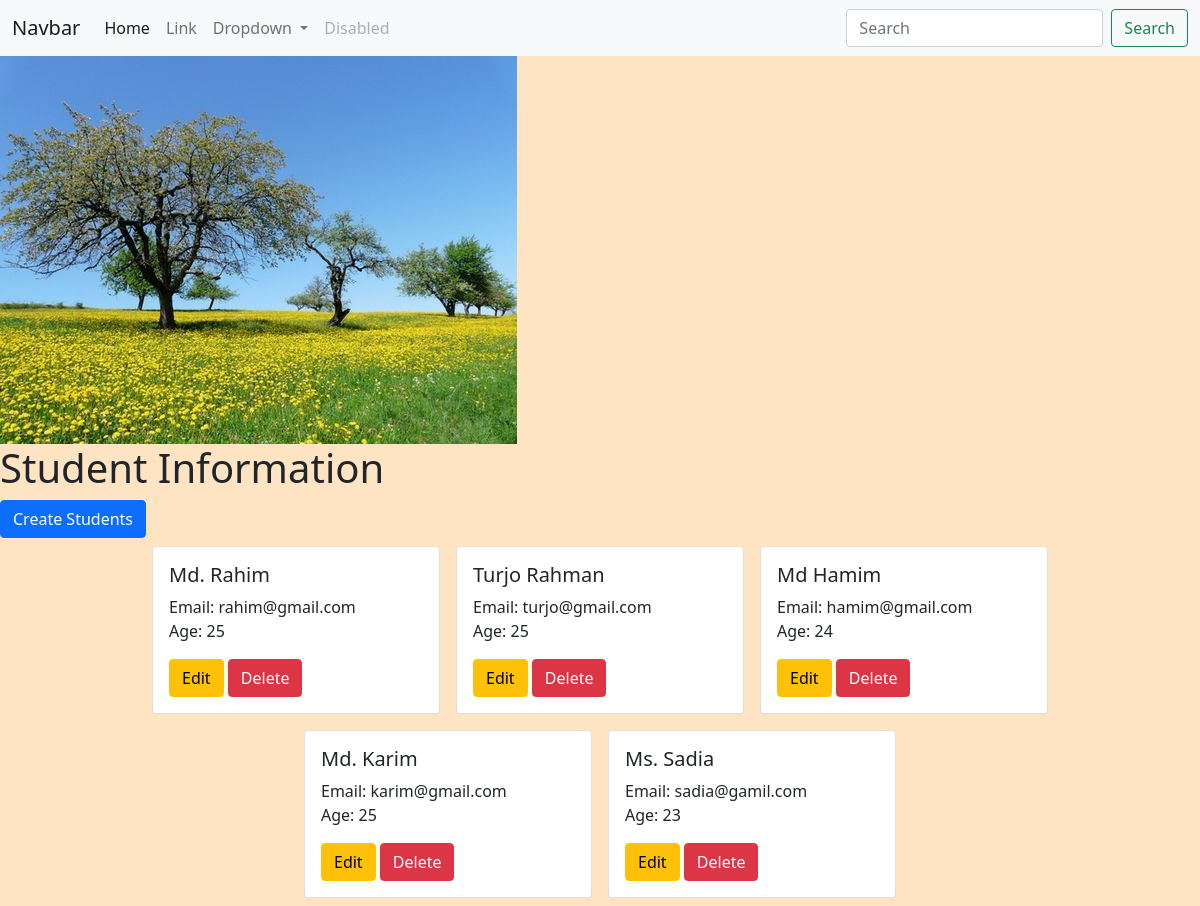
Screenshot of /view/ with the database file from the repository.
### student/models.py (models this page shows)
class Student(models.Model):
    name = models.CharField(max_length=150)
    email = models.EmailField()
    age = models.IntegerField()
    photo = models.ImageField(upload_to='media/',null=True,blank=True,default=None)
    course = models.ManyToManyField(Course,null=True,blank=True,default=None)#many to many relationship
    department = models.ForeignKey(Department,on_delete=models.CASCADE,null=True,blank=True,default=None)
    def __str__(self):
        return self.name

### student/views.py (the view)
# urls.py: path('view/', views.list_students,name='list_students'),
def list_students(request):
    students = models.Student.objects.all();
    ag_st = models.Student.objects.aggregate(total=Min('id'))
    print(ag_st)
    st_an = models.Student.objects.annotate(st_cnt = Max('id'))
    for i in st_an:
        print(i.name,i.department,i.st_cnt)
    print(st_an)
    return render(request,'student_list.html',{'students':students})

### student/models.py (called while the page is built)
    def __str__(self):
        return self.name

### student/templates/student_list.html (shortened to what this page needs)
{% extends 'base.html' %}
{% block content %}
 <h1>Student Information</h1>
    <a href="{% url 'create_students' %}" class="btn btn-primary">Create Students</a>
    <div class="d-flex flex-wrap justify-content-center">
        {% for student in students %}
            <div class="card m-2" style="width: 18rem;">
                    <div class="card-body">
                        <h5 class="card-title">{{student.name}}</h5>
                        <p class="card-text">Email: {{student.email}} <br> Age: {{student.age}}</p>
                        <a href="{% url 'update_student' id=student.id %}" class="btn btn-warning">Edit</a>
                        <a href="{% url 'delete_student' id=student.id %}" class="btn btn-danger">Delete</a>
                    </div>
             </div>
        {%endfor%}
    </div>
{% endblock %}

### templates/base.html (shortened to what this page needs)
{% load static %}
<!doctype html>
<html lang="en">
<head>
    <link href="https://cdn.jsdelivr.net/npm/bootstrap@5.0.2/dist/css/bootstrap.min.css" rel="stylesheet"
>
    <link rel="stylesheet" href="{% static 'css/style.css' %}">
</head>
<body>
    <nav class="navbar navbar-expand-lg navbar-light bg-light">
        <div class="container-fluid">
            <a class="navbar-brand" href="#">Navbar</a>
            <div class="collapse navbar-collapse" id="navbarSupportedContent">
                <ul class="navbar-nav me-auto mb-2 mb-lg-0">
                    <li class="nav-item">
                        <a class="nav-link active" aria-current="page" href="#">Home</a>
                    </li>
                    <li class="nav-item">
                        <a class="nav-link" href="#">Link</a>
                    </li>
                    <li class="nav-item dropdown">
                        <a class="nav-link dropdown-toggle" href="#" id="navbarDropdown" role="button"
                            data-bs-toggle="dropdown" aria-expanded="false">
                            Dropdown
                        </a>
                    </li>
                    <li class="nav-item">
                        <a class="nav-link disabled" href="#" tabindex="-1" aria-disabled="true">Disabled</a>
                    </li>
                </ul>
                <form class="d-flex">
                    <input class="form-control me-2" type="search" placeholder="Search" aria-label="Search">
                    <button class="btn btn-outline-success" type="submit">Search</button>
                </form>
            </div>
        </div>
    </nav>
    <div>
        <img src="{% static 'images/img.jpg' %}" alt="green view">
    </div>
   {% block content %}
   {% endblock %}
</body>
</html>

### static/css/style.css (style rules this page uses)
body { background-color: bisque; }

### rows the page displays
Student: name "Md. Rahim", email "rahim@gmail.com", age "25"
Student: name "Turjo Rahman", email "turjo@gmail.com", age "25"
Student: name "Md Hamim", email "hamim@gmail.com", age "24"
Student: name "Md. Karim", email "karim@gmail.com", age "25"
Student: name "Ms. Sadia", email "sadia@gamil.com", age "23"
